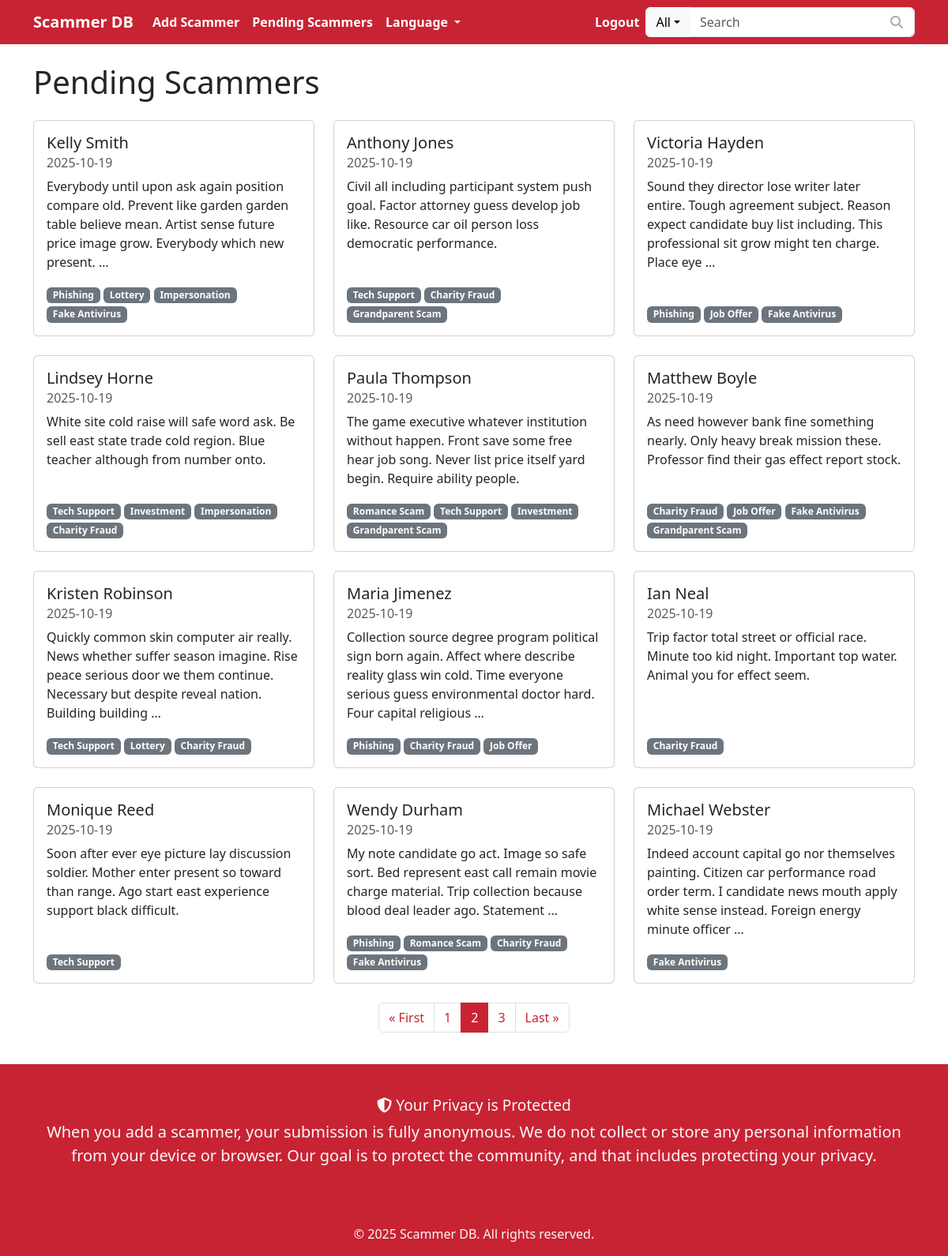
Page /en/pending/?page=2 (signed in) on the committed database.
### scammers/models.py (models this page shows, shortened)
class Scammer(models.Model):
    STATUS_CHOICES = [
        ('pending', 'Pending'),
        ('approved', 'Approved'),
        ('rejected', 'Rejected'),
    ]
    status = models.CharField(max_length=10, choices=STATUS_CHOICES, default='pending')
    description = models.TextField(blank=True, null=True)
    created_at = models.DateTimeField(auto_now_add=True)
    approved_at = models.DateTimeField(null=True, blank=True)
    tags = models.ManyToManyField('Tag', blank=True)
    related_scammers = models.ManyToManyField('self', blank=True)

class ScammerName(models.Model):
    scammer = models.ForeignKey(Scammer, related_name='names', on_delete=models.CASCADE)
    name = models.CharField(max_length=255, blank=True, null=True)

class Tag(models.Model):
    name = models.CharField(max_length=100, unique=True)

### scammers/views.py (the view)
# urls.py: path('pending/', views.pending_scammers, name='pending_scammers'),
@staff_member_required
def pending_scammers(request):
    scammers_list = Scammer.objects.filter(status='pending').order_by('-created_at')
    paginator = Paginator(scammers_list, 12) # 12 items per page
    page_number = request.GET.get('page')
    page_obj = paginator.get_page(page_number)
    window_size = 1
    current_page = page_obj.number
    total_pages = paginator.num_pages
    start = max(current_page - window_size, 1)
    end = min(current_page + window_size, total_pages)
    if start == 1:
        end = min(start + (window_size * 2), total_pages)
    if end == total_pages:
        start = max(end - (window_size * 2), 1)
    page_numbers = range(start, end + 1)
    context = {
        'page_obj': page_obj,
        'page_numbers': page_numbers,
    }
    return render(request, 'scammers/pending_scammer_list.html', context)

### scammer_database/context_processors.py (called while the page is built)
def settings_context(request):
    return {'settings': settings}

### scammers/templates/scammers/pending_scammer_list.html (shortened to what this page needs)
{% extends 'scammers/base.html' %}
{% load i18n %}
{% block content %}
<div class="d-flex justify-content-between align-items-center mb-3">
    <h1>{% trans "Pending Scammers" %}</h1>
</div>
<div class="row">
    {% for scammer in page_obj %}
        <div class="col-md-6 col-lg-4 mb-4">
            <div class="card h-100">
                <div class="card-body d-flex flex-column">
                    <h5 class="card-title">{{ scammer.names.first.name|default:"(No Name)" }}</h5>
                    <h6 class="card-subtitle mb-2 text-muted">{{ scammer.created_at|date:"Y-m-d" }}</h6>
                    <p class="card-text">{{ scammer.description|truncatewords:25 }}</p>
                    <div class="mt-auto">
                        {% for tag in scammer.tags.all|slice:":5" %}
                            <span class="badge bg-secondary">{{ tag.name }}</span>
                        {% endfor %}
                    </div>
                </div>
            </div>
        </div>
    {% empty %}
        <div class="col">
            <div class="card p-3">
                <p class="mb-0">{% trans "No pending scammers." %}</p>
            </div>
        </div>
    {% endfor %}
</div>
{% if page_obj.paginator.num_pages > 1 %}
    <nav aria-label="Page navigation">
        <ul class="pagination justify-content-center">
            {% if page_obj.number > 1 %}
                <li class="page-item">
                    <a class="page-link" href="?page=1">&laquo; {% trans "First" %}</a>
                </li>
            {% else %}
                <li class="page-item disabled">
                    <a class="page-link" href="#" tabindex="-1" aria-disabled="True">&laquo; {% trans "First" %}</a>
                </li>
            {% endif %}
            {% for i in page_numbers %}
                {% if i == page_obj.number %}
                    <li class="page-item active" aria-current="page">
                        <a class="page-link" href="#">{{ i }}</a>
                    </li>
                {% else %}
                    <li class="page-item">
                        <a class="page-link" href="?page={{ i }}">{{ i }}</a>
                    </li>
                {% endif %}
            {% endfor %}
            {% if page_obj.number < page_obj.paginator.num_pages %}
                <li class="page-item">
                    <a class="page-link" href="?page={{ page_obj.paginator.num_pages }}">{% trans "Last" %} &raquo;</a>
                </li>
            {% else %}
                <li class="page-item disabled">
                    <a class="page-link" href="#" tabindex="-1" aria-disabled="True">{% trans "Last" %} &raquo;</a>
                </li>
            {% endif %}
        </ul>
    </nav>
{% endif %}
{% endblock %}

### static/css/custom.css (style rules this page uses)
html { height: 100%; }
body { background-color: #c82333; display: flex; flex-direction: column; min-height: 100vh; margin: 0; padding: 0; padding-top: env(safe-area-inset-top); padding-bottom: env(safe-area-inset-bottom); padding-left: env(safe-area-inset-left); padding-right: env(safe-area-inset-right); }
.pagination .page-item.active .page-link { background-color: #c82333; border-color: #c82333; color: #fff; }
.pagination .page-link { color: #c82333; }

### rows in the picture
Scammer: names.first.name "Kelly Smith", created_at "2025-10-19", description "Everybody until upon ask again position compare old. Prevent like garden garden table believe mean. Artist sense future price image grow. Everybody which new present. …"
Tag: name "Phishing"
Tag: name "Lottery"
Tag: name "Impersonation"
Tag: name "Fake Antivirus"
Scammer: names.first.name "Anthony Jones", created_at "2025-10-19", description "Civil all including participant system push goal. Factor attorney guess develop job like. Resource car oil person loss democratic performance."
Tag: name "Tech Support"
Tag: name "Charity Fraud"
Tag: name "Grandparent Scam"
Scammer: names.first.name "Victoria Hayden", created_at "2025-10-19", description "Sound they director lose writer later entire. Tough agreement subject. Reason expect candidate buy list including. This professional sit grow might ten charge. Place eye …"
Tag: name "Job Offer"
Scammer: names.first.name "Lindsey Horne", created_at "2025-10-19", description "White site cold raise will safe word ask. Be sell east state trade cold region. Blue teacher although from number onto."
Tag: name "Investment"
Scammer: names.first.name "Paula Thompson", created_at "2025-10-19", description "The game executive whatever institution without happen. Front save some free hear job song. Never list price itself yard begin. Require ability people."
Tag: name "Romance Scam"
Scammer: names.first.name "Matthew Boyle", created_at "2025-10-19", description "As need however bank fine something nearly. Only heavy break mission these. Professor find their gas effect report stock."
Scammer: names.first.name "Kristen Robinson", created_at "2025-10-19", description "Quickly common skin computer air really. News whether suffer season imagine. Rise peace serious door we them continue. Necessary but despite reveal nation. Building building …"
Scammer: names.first.name "Maria Jimenez", created_at "2025-10-19", description "Collection source degree program political sign born again. Affect where describe reality glass win cold. Time everyone serious guess environmental doctor hard. Four capital religious …"
Scammer: names.first.name "Ian Neal", created_at "2025-10-19", description "Trip factor total street or official race. Minute too kid night. Important top water. Animal you for effect seem."
Scammer: names.first.name "Monique Reed", created_at "2025-10-19", description "Soon after ever eye picture lay discussion soldier. Mother enter present so toward than range. Ago start east experience support black difficult."
Scammer: names.first.name "Wendy Durham", created_at "2025-10-19", description "My note candidate go act. Image so safe sort. Bed represent east call remain movie charge material. Trip collection because blood deal leader ago. Statement …"
Scammer: names.first.name "Michael Webster", created_at "2025-10-19", description "Indeed account capital go nor themselves painting. Citizen car performance road order term. I candidate news mouth apply white sense instead. Foreign energy minute officer …"

### other values in the picture
{{ i }} "1" "3"
{{ i }} "2"
